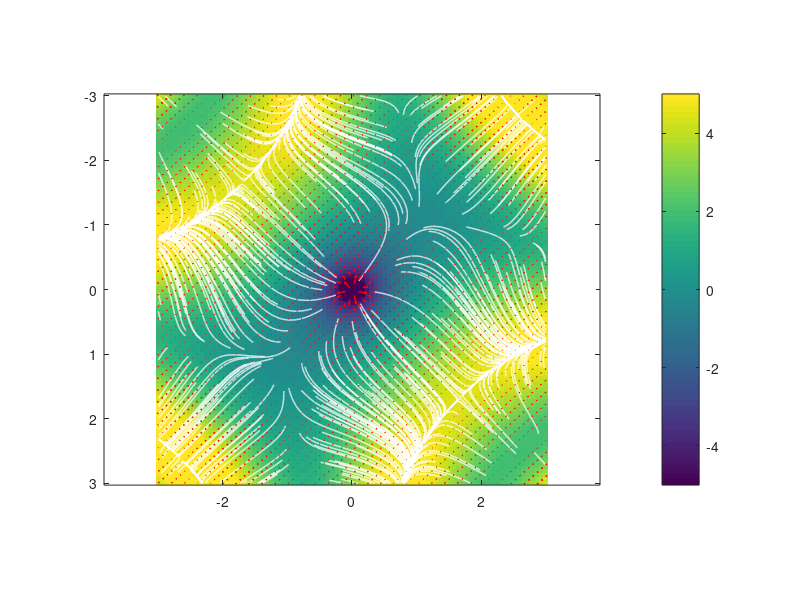

The MATLAB script that drew this image: (Note: this script raises an error after producing the figure.)
% generate dispalcement fields from potential function and use it to
% visualize strains
% Rishav Mallick, EOS, 2021

clear

% potential functions
phi = @(m,a,x2,x3) 0.5*m.*log(x2.^2 + x3.^2) + 2.*sin(a*x3.*x2);
u2_a = @(m,a,x2,x3) m.*x2./(x2.^2 + x3.^2) + 2*a*x3.*cos(a.*x3.*x2);
u3_a = @(m,a,x2,x3) m.*x3./(x2.^2 + x3.^2) + 2*a*x2.*cos(a.*x3.*x2);

m = 3;
a = 0.7;

x2 = linspace(-3,3,90)';
x3 = linspace(-3,3,100);

[X2,X3] = meshgrid(x2,x3);

potfield = phi(m,a,X2,X3);
[u2,u3] = gradient(potfield,x2,x3);
%% plot potential field and displacements
np = 3;
nsamp = 500;
rng(42)

figure(1),clf
imagesc(x2,x3,potfield), hold on
% contour(x2,x3,potfield,10,'k-','LineWidth',1)
startx2 = -3 + 6.*rand(nsamp,1);
startx3 = -3 + 6.*rand(nsamp,1);

hl=streamline(X2,X3,u2,u3,startx2,startx3);
set(hl,'Linewidth',1,'Color','w')
quiver(X2(1:np:end),X3(1:np:end),u2(1:np:end),u3(1:np:end),'r','LineWidth',1)
axis tight equal
caxis([-1 1].*5)
cb=colorbar;cb.Label.String = '\phi(x_2,x_3)';
set(gca,'FontSize',15,'LineWidth',1)


figure(2),clf
subplot(2,3,1)
imagesc(x2,x3,u2), hold on
contour(x2,x3,u2,[-5:5],'k','LineWidth',1)
axis tight equal
cb=colorbar;cb.Label.String = 'u_2';
set(gca,'FontSize',15,'LineWidth',1)
caxis([-1 1].*5)

subplot(2,3,4)
imagesc(x2,x3,u3), hold on
contour(x2,x3,u3,[-5:5],'k','LineWidth',1)
axis tight equal
cb=colorbar;cb.Label.String = 'u_3';
set(gca,'FontSize',15,'LineWidth',1)
caxis([-1 1].*5)

subplot(2,3,2)
imagesc(x2,x3,u2_a(m,a,X2,X3)), hold on
contour(x2,x3,u2_a(m,a,X2,X3),[-5:5],'k','LineWidth',1)
axis tight equal
cb=colorbar;cb.Label.String = 'u_2 (analytical)';
set(gca,'FontSize',15,'LineWidth',1)
caxis([-1 1].*5)

subplot(2,3,5)
imagesc(x2,x3,u3_a(m,a,X2,X3)), hold on
contour(x2,x3,u3_a(m,a,X2,X3),[-5:5],'k','LineWidth',1)
axis tight equal
cb=colorbar;cb.Label.String = 'u_3 (analytical)';
set(gca,'FontSize',15,'LineWidth',1)
caxis([-1 1].*5)

subplot(2,3,3)
imagesc(x2,x3,u2_a(m,a,X2,X3)-u2)
axis tight equal
cb=colorbar;cb.Label.String = 'error (u_2)';
set(gca,'FontSize',15,'LineWidth',1)
caxis([-1 1].*1)

subplot(2,3,6)
imagesc(x2,x3,u3_a(m,a,X2,X3)-u3)
axis tight equal
cb=colorbar;cb.Label.String = 'error (u_3)';
set(gca,'FontSize',15,'LineWidth',1)
caxis([-1 1].*1)

%% compute strains
% [e22,u23] = gradient(u2_a(m,a,X2,X3),x2,x3);
% [u32,e33] = gradient(u3_a(m,a,X2,X3),x2,x3);
[e22,u23] = gradient(u2,x2,x3);
[u32,e33] = gradient(u3,x2,x3);

e23 = 0.5*(u23 + u32);
curlu = u23-u32;
divu = e22+e33;

emax = sqrt(((e22-e33)/2).^2 + e23.^2);
ep1 = (e22+e33)/2 + emax;
ep2 = (e22+e33)/2 - emax;
theta = 0.5*atan2d(2*e23,e22-e33);
epminval = 0.05;

figure(3),clf
imagesc(x2,x3,ep1+ep2)
alpha 0.5
plot_stressaxes(X2.*1e3,X3.*1e3,6,ep2,ep1,theta,1,epminval)
axis tight equal
cb=colorbar;cb.Label.String = '\epsilon_{kk}';
set(gca,'FontSize',15,'LineWidth',1)
caxis([-1 1].*10)

figure(4),clf
subplot(121)
imagesc(x2,x3,divu), hold on
contour(x2,x3,divu,[-10:2:10],'k-','LineWidth',1)
quiver(X2(1:np:end),X3(1:np:end),u2(1:np:end),u3(1:np:end),'r','LineWidth',1)
axis tight equal
cb=colorbar;cb.Label.String = '\nabla.u';
set(gca,'FontSize',15,'LineWidth',1)
caxis([-1 1].*10)

subplot(122)
imagesc(x2,x3,curlu), hold on
quiver(X2(1:np:end),X3(1:np:end),u2(1:np:end),u3(1:np:end),'r','LineWidth',1)
axis tight equal
cb=colorbar;cb.Label.String = '\nabla x u';
set(gca,'FontSize',15,'LineWidth',1)
caxis([-1 1].*1)








